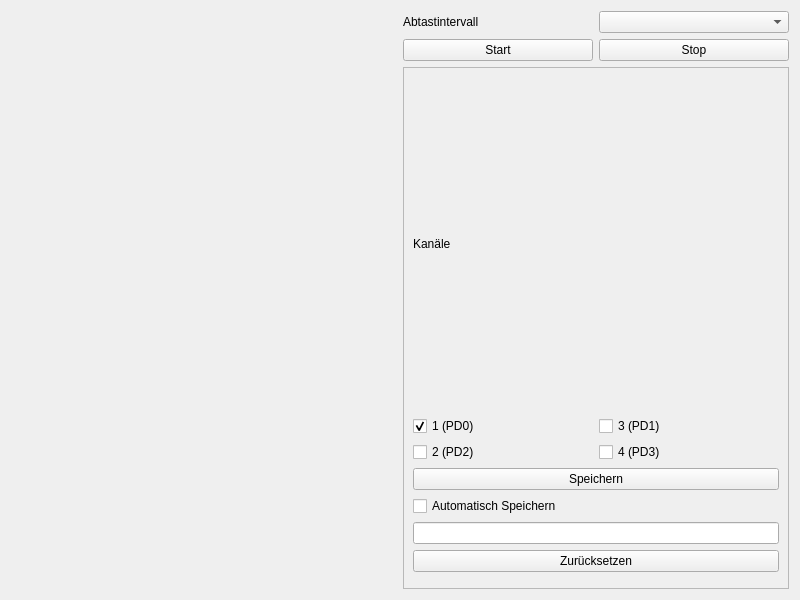
<?xml version="1.0" encoding="UTF-8"?>
<ui version="4.0">
 <class>gui::LoggerForm</class>
 <widget class="QWidget" name="gui::LoggerForm">
  <property name="geometry">
   <rect>
    <x>0</x>
    <y>0</y>
    <width>800</width>
    <height>600</height>
   </rect>
  </property>
  <property name="sizePolicy">
   <sizepolicy hsizetype="Expanding" vsizetype="Expanding">
    <horstretch>0</horstretch>
    <verstretch>0</verstretch>
   </sizepolicy>
  </property>
  <property name="windowTitle">
   <string>Form</string>
  </property>
  <layout class="QHBoxLayout" name="horizontalLayout_0">
   <item>
    <widget class="LabChart" name="labChart" native="true"/>
   </item>
   <item>
    <layout class="QVBoxLayout" name="verticalLayout_0">
     <item>
      <layout class="QHBoxLayout" name="horizontalLayout_2">
       <item>
        <widget class="QLabel" name="label_2">
         <property name="text">
          <string>Abtastintervall</string>
         </property>
        </widget>
       </item>
       <item>
        <widget class="QComboBox" name="intervalComboBox"/>
       </item>
      </layout>
     </item>
     <item>
      <layout class="QHBoxLayout" name="horizontalLayout_1">
       <item>
        <widget class="QPushButton" name="startButton">
         <property name="text">
          <string>Start</string>
         </property>
        </widget>
       </item>
       <item>
        <widget class="QPushButton" name="stopButton">
         <property name="text">
          <string>Stop</string>
         </property>
        </widget>
       </item>
      </layout>
     </item>
     <item>
      <widget class="QScrollArea" name="scrollArea">
       <property name="sizePolicy">
        <sizepolicy hsizetype="Minimum" vsizetype="Expanding">
         <horstretch>0</horstretch>
         <verstretch>0</verstretch>
        </sizepolicy>
       </property>
       <property name="minimumSize">
        <size>
         <width>250</width>
         <height>0</height>
        </size>
       </property>
       <property name="widgetResizable">
        <bool>true</bool>
       </property>
       <widget class="QWidget" name="scrollAreaWidgetContents">
        <layout class="QVBoxLayout" name="verticalLayout_2">
         <item>
          <widget class="QLabel" name="label">
           <property name="text">
            <string>Kanäle</string>
           </property>
          </widget>
         </item>
         <item>
          <layout class="QGridLayout" name="gridLayout">
           <item row="0" column="1">
            <widget class="QCheckBox" name="ch3CheckBox">
             <property name="text">
              <string>3 (PD1)</string>
             </property>
            </widget>
           </item>
           <item row="1" column="1">
            <widget class="QCheckBox" name="ch4CheckBox">
             <property name="text">
              <string>4 (PD3)</string>
             </property>
            </widget>
           </item>
           <item row="1" column="0">
            <widget class="QCheckBox" name="ch2CheckBox">
             <property name="text">
              <string>2 (PD2)</string>
             </property>
            </widget>
           </item>
           <item row="0" column="0">
            <widget class="QCheckBox" name="ch1CheckBox">
             <property name="text">
              <string>1 (PD0)</string>
             </property>
             <property name="checked">
              <bool>true</bool>
             </property>
            </widget>
           </item>
          </layout>
         </item>
         <item>
          <widget class="QPushButton" name="saveButton">
           <property name="text">
            <string>Speichern</string>
           </property>
          </widget>
         </item>
         <item>
          <widget class="QCheckBox" name="autoSaveCheckBox">
           <property name="text">
            <string>Automatisch Speichern</string>
           </property>
          </widget>
         </item>
         <item>
          <widget class="QLineEdit" name="autoSaveEdit">
           <property name="sizePolicy">
            <sizepolicy hsizetype="Minimum" vsizetype="Fixed">
             <horstretch>0</horstretch>
             <verstretch>0</verstretch>
            </sizepolicy>
           </property>
           <property name="readOnly">
            <bool>true</bool>
           </property>
          </widget>
         </item>
         <item>
          <widget class="QPushButton" name="clearButton">
           <property name="text">
            <string>Zurücksetzen</string>
           </property>
          </widget>
         </item>
         <item>
          <spacer name="verticalSpacer">
           <property name="orientation">
            <enum>Qt::Vertical</enum>
           </property>
          </spacer>
         </item>
        </layout>
       </widget>
      </widget>
     </item>
    </layout>
   </item>
  </layout>
 </widget>
 <customwidgets>
  <customwidget>
   <class>LabChart</class>
   <extends>QWidget</extends>
   <header>labchart.h</header>
   <container>1</container>
  </customwidget>
 </customwidgets>
 <resources/>
 <connections/>
</ui>
